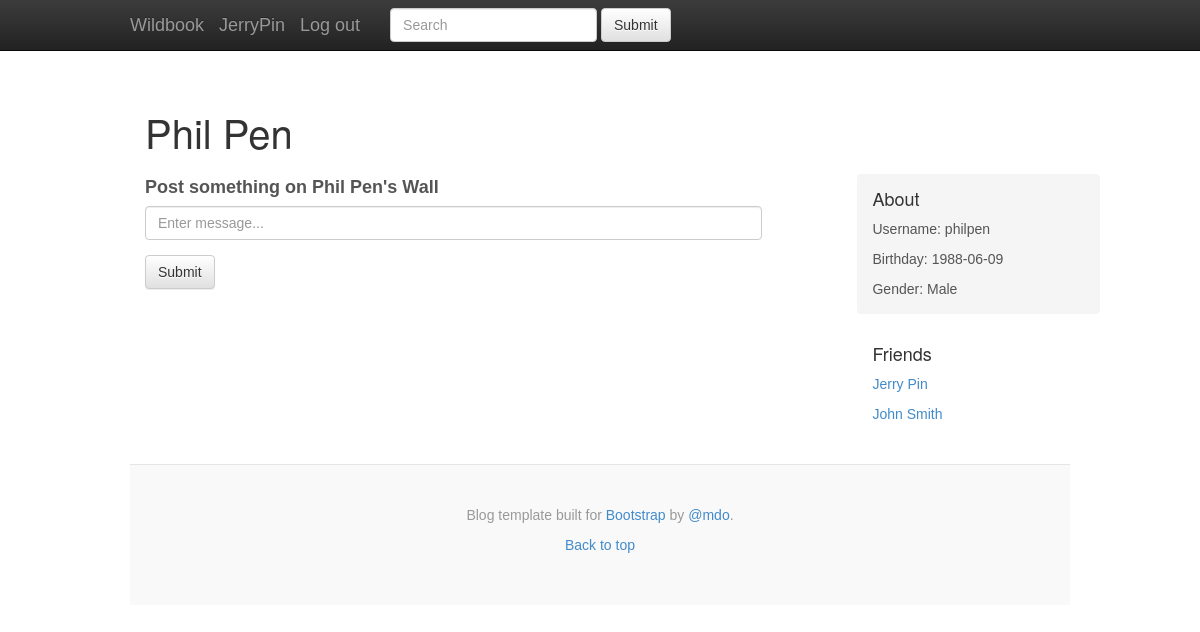
/user.php?u=philpen (signed in), run on an earlier commit of the app's database.
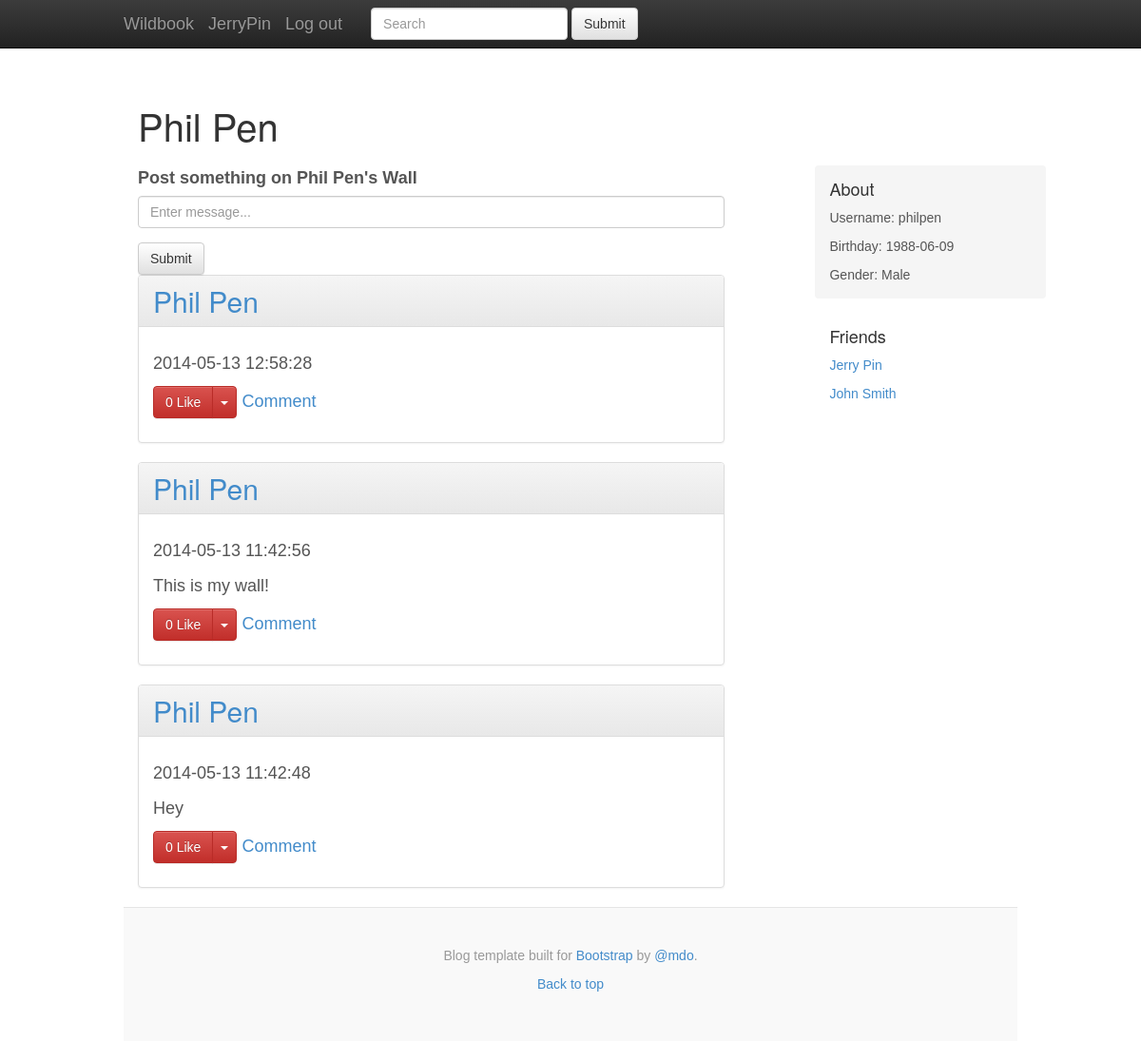
And on a later commit of the database.
### tables this page shows
CREATE TABLE `users` (
  `username` varchar(100) NOT NULL,
  `email` varchar(100) NOT NULL,
  `firstname` varchar(100) NOT NULL,
  `lastname` varchar(100) NOT NULL,
  `gender` tinyint(1) NOT NULL,
  `street` varchar(100) NOT NULL,
  `state` char(2) NOT NULL,
  `city` varchar(100) NOT NULL,
  `zipcode` int(5) NOT NULL,
  `birthdate` date NOT NULL,
  `pw` char(32) NOT NULL,
  PRIMARY KEY (`username`)
);

CREATE TABLE `posts` (
  `postid` int(10) NOT NULL AUTO_INCREMENT,
  `author` varchar(100) NOT NULL,
  `receiver` varchar(100) NOT NULL,
  `caption` text,
  `content` text COMMENT 'Link/path to the content on the server',
  `posttime` datetime NOT NULL,
  `permission_type` varchar(20) NOT NULL,
  `locid` int(10) DEFAULT NULL,
  `actid` int(10) DEFAULT NULL,
  PRIMARY KEY (`postid`),
  KEY `author` (`author`),
  KEY `receiver` (`receiver`),
  CONSTRAINT `posts_ibfk_1` FOREIGN KEY (`author`) REFERENCES `users` (`username`),
  CONSTRAINT `posts_ibfk_2` FOREIGN KEY (`receiver`) REFERENCES `users` (`username`)
);

### functions.php (called while the page is built, shortened)
<?php
function dbConnect()
{
    $dbConnection = new \mysqli('localhost', 'root', '', 'wildbook');
    return $dbConnection;
}
function runStoredProcedure($procedure, $params, $out=null)
{
    $mysqli = dbConnect();
    $query = "CALL {$procedure}(";
    if(is_array($params))
    {
        foreach($params as $p)
        {
            if(!is_null($p)) $query .= "'" . $p . "',";
            else $query .= "null,";
        }
        if(!$out) $query = substr($query, 0, strlen($query)-1);
    }
    else
    {
        $query .= "'" . $params . "'";
    }
    $query .= $out;
    $query .= ");";
    if(!$res = $mysqli->query($query)) echo "CALL failed: (" . $mysqli->errno . ") ". $mysqli->error;
    if($out)
    {
        $arr = array();
        $arr[] = $res;
        $arr[] = $mysqli;
        return $arr;
    }
    else return $res;
}

### user.php (the view, shortened to what the changed rows need)
<?php
include_once('header.php');
if(isset($_GET['u']))
{
    $user = new User($_GET['u']);
    $posts = array();
    $params = array();
    $params[] = $user->getUsername();
    $params[] = $_SESSION['currentUser']->getUsername();
    $result = runStoredProcedure('get_user_wallposts',$params);
    while($row = $result->fetch_array())
    {
        $posts[] = new Post($row);
    }
}
?>
<div class="container">
    <div class="blog-header">
        <h1 class="blog-title"><?=$user->getName()?></h1>
    </div>
    <div class="row">
        <div class="col-sm-8 blog-main">
            <form role="form" action="user.php?u=<?=$user->getUsername()?>" method="post">
                <div class="form-group">
                    <label for="wallposttext">Post something on <?=$user->getName()?>'s Wall</label>
                    <input type="text" class="form-control" name="wallposttext" placeholder="Enter message...">
                </div>
            </form>
            <?php
            foreach($posts as $post)
            {
                $post->display();
            }
            ?>
        </div>
        <div class="col-sm-3 col-sm-offset-1 blog-sidebar">
            <div class="sidebar-module sidebar-module-inset">
                <h4>About</h4>
                <p>Username: <?=$user->getUsername()?> </p>
                <p>Birthday: <?=$user->getBirthdate()?> </p>
                <p>Gender: <?=$user->getGender()?> </p>
            </div>
            <div class="sidebar-module">
                <?php
                    foreach($user->getFriends() as $friend)
                    {
                        $friend = new User($friend);
                        ?>
                        <p><?=$friend->getNameLink()?></p>
                        <?php
                    }
                ?>
            </div>
        </div>
    </div>
</div>
<?php
include_once('footer.php');
?>

### Classes/User.php (shortened to what the changed rows need)
<?php
    require_once('functions.php');
    class User {
        private $username;
        private $firstName;
        private $lastName;
        private $birthdate;
        private $gender;
        private $friends = array();
        function __construct($username)
        {
            $this->username = $username;
            $result = runStoredProcedure("populate_user", $username);
            $row = $result->fetch_array();
            $this->firstName    = $row['firstname'];
            $this->lastName     = $row['lastname'];
            $this->gender       = $row['gender'];
            $this->birthdate    = $row['birthdate'];
            $result = runStoredProcedure("populate_user_friends", $username);
            while($row = $result->fetch_array())
            {
                $this->friends[] = $row['friend'];
            }
        }
        public function getUsername() { return $this->username; }
        public function getName() { return $this->firstName . " " . $this->lastName; }
        public function getNameLink() { return "<a href='user.php?u={$this->username}'>{$this->getName()}</a>"; }
        public function getBirthdate()
        {
            return $this->birthdate;
        }
        public function getGender()
        {
            if($this->gender) return 'Male';
            else return 'Female';
        }
        public function getFriends()
        {
            return $this->friends;
        }
    }

### Classes/Post.php (shortened to what the changed rows need)
<?php
    class Post {
        private $id;
        private $author;
        private $text;
        private $posttime;
        private $likers = array();
        function __construct($params)
        {
            if(is_array($params))
            {
                $this->id           = $params['postid'];
                $this->author   	= new User($params['author']);
                $this->receiver 	= new User($params['receiver']);
                $this->text     	= $params['caption'];
                $this->posttime		= $params['posttime'];
            }
            $result = runStoredProcedure('populate_post_likes', $this->id);
            $result = runStoredProcedure('populate_post_comments', $this->id);
        }
        function getPostTitle()
        {
            $html = $this->author->getNameLink();
            return $html;
        }
        function display()
        {
?>
            <div class="panel panel-default">
                <h2 class="panel-heading"><?=$this->getPostTitle()?></h2>
                <div class="panel-body">
                    <p><?=$this->posttime?></p>
                    <p>
                        <?=$this->text?>
                    </p>
                    <p>
                        <div class="btn-group">
                            <button id="post_<?=$this->id?>_likebtn" type="button" class="btn btn-danger" onclick="likeAPost(<?=$this->id?>);">
                                <?php
                                if(in_array($_SESSION['currentUser'], $this->likers))
                                {
                                    echo count($this->likers) . " Unlike";
                                } else echo count($this->likers) .  " Like";
                                ?>
                            </button>
                            <button type="button" class="btn btn-danger dropdown-toggle" data-toggle="dropdown">
                                <span class="caret"></span>
                            </button>
                        </div>
                        <a href="" onclick="comment(<?=$this->id?>);">Comment</a>
                    </p>
                </div>
            </div>
<?php
        }
    }

What changed in the data, as far as the page shows it:
added posts: $this->getName() "Phil Pen", posttime "2014-05-13 12:58:28"
added posts: $this->getName() "Phil Pen", posttime "2014-05-13 11:42:56", caption "This is my wall!"
added posts: $this->getName() "Phil Pen", posttime "2014-05-13 11:42:48", caption "Hey"
